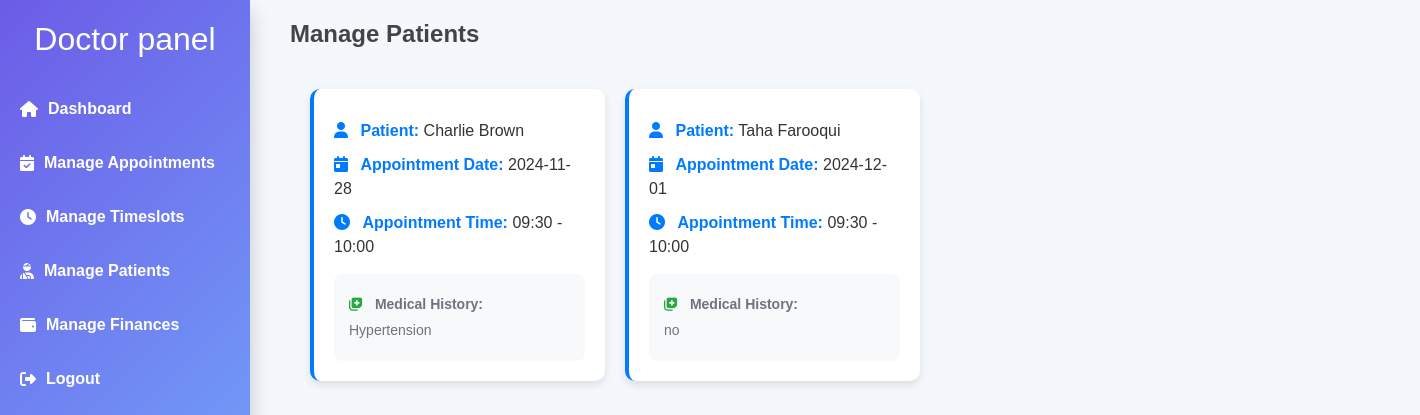
Screenshot of /doctor/manage_patients.php (signed in) with the database file from the repository.
### tables this page shows
CREATE TABLE `appointment` (
  `AppointmentID` int(11) NOT NULL,
  `PatientID` int(11) NOT NULL,
  `DoctorID` int(11) NOT NULL,
  `Date` date NOT NULL,
  `Fee` double NOT NULL,
  `Status` enum('Missed','Cancelled','Completed','Pending') NOT NULL,
  `timeslot` varchar(255) NOT NULL
);

CREATE TABLE `patient` (
  `PatientID` int(11) NOT NULL,
  `UserID` int(11) NOT NULL,
  `BedID` int(11) NOT NULL,
  `FirstName` varchar(25) NOT NULL,
  `LastName` varchar(25) NOT NULL,
  `MedicalHistory` varchar(256) NOT NULL
);

### doctor/manage_patients.php (the view, shortened to what this page needs)
<?php
include '../dbconfig.php';
$userID = $_SESSION['user_id'];
$query = "SELECT DoctorID FROM doctor WHERE UserID = ?";
$stmt = $conn->prepare($query);
$stmt->bind_param("i", $userID);
$stmt->execute();
$result = $stmt->get_result();
if ($result->num_rows === 1) {
    $doctorRow = $result->fetch_assoc();
    $doctorID = $doctorRow['DoctorID'];
} else {
    echo "<script>alert('Doctor record not found!'); window.location.href='../index.php';</script>";
    exit;
}
$query = "SELECT a.AppointmentID, a.PatientID, a.Date, a.timeslot, p.FirstName, p.LastName, p.MedicalHistory
          FROM appointment a
          JOIN patient p  ON a.PatientID = p.PatientID
          WHERE a.DoctorID = ?";
$stmt = $conn->prepare($query);
$stmt->bind_param("i", $doctorID);
$stmt->execute();
$result = $stmt->get_result();
include 'sidebar.php';
if ($result->num_rows > 0) {
    echo "<div class='container main-content'>";
    echo "<h3>Manage Patients</h3>";
    echo "<div class='appointments-container'>";
    while ($row = $result->fetch_assoc()) {
        $firstName = $row['FirstName'];
        $lastName = $row['LastName'];
        $medicalHistory = $row['MedicalHistory'];
        $appointmentDate = $row['Date'];
        $appointmentTime = $row['timeslot'];
        echo "<div class='appointment-card'>";
        echo "<div class='appointment-info'>
                <p><i class='fas fa-user'></i> <strong>Patient:</strong> $firstName $lastName</p>
                <p><i class='fas fa-calendar-day'></i> <strong>Appointment Date:</strong> $appointmentDate</p>
                <p><i class='fas fa-clock'></i> <strong>Appointment Time:</strong> $appointmentTime</p>
              </div>";
        echo "<div class='patient-history'>
                <p><i class='fas fa-notes-medical'></i> <strong>Medical History:</strong></p>
                <p>$medicalHistory</p>
              </div>";
        echo "</div>";
    }
    echo "</div>";
} else {
    echo "<p>No appointments found for today.</p>";
}
?>

### doctor/sidebar.php (style rules this page uses)
body { font-family: 'Poppins', sans-serif; margin: 0; padding: 0; }
.main-content { margin-left: 270px; padding: 20px; min-height: 100vh; }

### doctor/manage_patients.php (style rules this page uses)
body { font-family: 'Arial', sans-serif; background-color: #f4f7fc; color: #333; }
h3 { color: #444; font-size: 24px; margin-bottom: 20px; font-weight: 600; }
.appointments-container { display: grid; grid-template-columns: repeat(auto-fill, minmax(280px, 1fr)); gap: 20px; padding: 20px; }
.appointment-card { background-color: #fff; padding: 20px; border-radius: 10px; box-shadow: 0 4px 8px rgba(0, 0, 0, 0.1); transition: transform 0.3s ease, box-shadow 0.3s ease; overflow: hidden; border-left: 4px solid #007bff; }
.appointment-info p { margin: 10px 0; font-size: 16px; color: #333; line-height: 1.5; }
.appointment-info p i { color: #007bff; margin-right: 8px; }
.appointment-info p strong { color: #007bff; }
.patient-history { margin-top: 15px; background-color: #f8f9fa; padding: 15px; border-radius: 8px; font-size: 14px; color: #6c757d; }
.patient-history p { margin: 5px 0; }
.patient-history p i { color: #28a745; margin-right: 8px; }

### rows the page displays
appointment: PatientID.FirstName "Charlie", PatientID.LastName "Brown", Date "2024-11-28", timeslot "09:30 - 10:00", PatientID.MedicalHistory "Hypertension"
appointment: PatientID.FirstName "Taha", PatientID.LastName "Farooqui", Date "2024-12-01", timeslot "09:30 - 10:00", PatientID.MedicalHistory "no"
